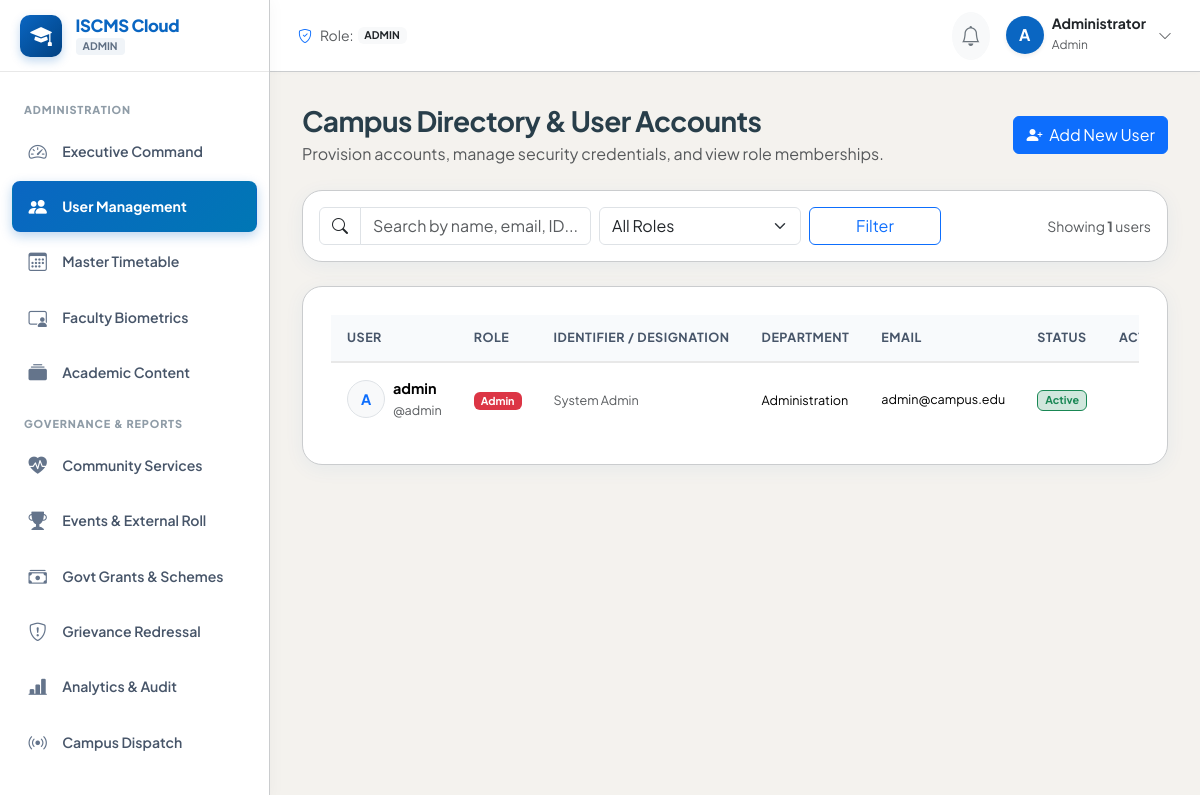
The page /admin/users.php (signed in) on the database its author committed.
### tables this page shows
CREATE TABLE `users` (
  `id` INT AUTO_INCREMENT PRIMARY KEY,
  `username` VARCHAR(50) NOT NULL UNIQUE,
  `email` VARCHAR(100) NOT NULL UNIQUE,
  `password` VARCHAR(255) NOT NULL,
  `role` ENUM('admin', 'faculty', 'student') NOT NULL,
  `avatar` VARCHAR(255) DEFAULT 'default-avatar.png',
  `status` ENUM('active', 'inactive', 'suspended') DEFAULT 'active',
  `created_at` TIMESTAMP DEFAULT CURRENT_TIMESTAMP
);

### config/config.php (called while the page is built, shortened)
<?php
function e($string) {
    return htmlspecialchars($string ?? '', ENT_QUOTES, 'UTF-8');
}
function current_role() {
    return $_SESSION['role'] ?? null;
}

### admin/users.php (the view, shortened to what this page needs)
<?php
require_once __DIR__ . '/../config/config.php';
$role_filter = $_GET['role'] ?? 'all';
$search = trim($_GET['search'] ?? '');
$sql = "
    SELECT u.*,
           s.roll_no, s.full_name as student_name, s.department as student_dept, s.phone as student_phone,
           f.employee_id, f.full_name as faculty_name, f.department as faculty_dept, f.designation, f.phone as faculty_phone
    FROM users u
    LEFT JOIN students s ON u.id = s.user_id
    LEFT JOIN faculty f ON u.id = f.user_id
    WHERE 1=1
";
$params = [];
$sql .= " ORDER BY u.created_at DESC";
$stmt = $pdo->prepare($sql);
$stmt->execute($params);
$users = $stmt->fetchAll();
include __DIR__ . '/../includes/header.php';
include __DIR__ . '/../includes/sidebar.php';
?>
<main class="app-main">
  <?php include __DIR__ . '/../includes/navbar.php'; ?>
  <div class="app-content">
    <div class="d-flex justify-content-between align-items-center mb-4">
      <div>
        <h2 class="h3 fw-bold mb-1" style="color: var(--text-slate);">Campus Directory & User Accounts</h2>
        <p class="text-muted mb-0">Provision accounts, manage security credentials, and view role memberships.</p>
      </div>
      <button class="btn btn-primary" data-bs-toggle="modal" data-bs-target="#createUserModal">
        <i class="bi bi-person-plus-fill me-1"></i> Add New User
      </button>
    </div>
    <div class="bento-card mb-4 p-3">
      <form method="GET" class="row g-2 align-items-center">
        <div class="col-md-4">
          <div class="input-group">
            <span class="input-group-text bg-white"><i class="bi bi-search"></i></span>
            <input type="text" name="search" class="form-control" placeholder="Search by name, email, ID..." value="<?= e($search) ?>">
          </div>
        </div>
        <div class="col-md-3">
          <select name="role" class="form-select" onchange="this.form.submit()">
            <option value="all" <?= $role_filter === 'all' ? 'selected' : '' ?>>All Roles</option>
          </select>
        </div>
        <div class="col-md-2">
          <button type="submit" class="btn btn-outline-primary w-100">Filter</button>
        </div>
        <div class="col-md-3 text-end">
          <span class="text-muted small">Showing <strong><?= count($users) ?></strong> users</span>
        </div>
      </form>
    </div>
    <div class="bento-card">
      <div class="table-responsive">
        <table class="table table-hover align-middle mb-0">
          <thead class="table-light small">
            <tr>
              <th>User</th>
              <th>Role</th>
              <th>Identifier / Designation</th>
              <th>Department</th>
              <th>Email</th>
              <th>Status</th>
              <th class="text-end">Action</th>
            </tr>
          </thead>
          <tbody>
            <?php if (empty($users)): ?>
              <tr><td colspan="7" class="text-center py-4 text-muted">No users matched your search criteria.</td></tr>
            <?php else: ?>
              <?php foreach ($users as $u): ?>
                <?php
                  $display_name = $u['student_name'] ?? $u['faculty_name'] ?? $u['username'];
                  $dept = $u['student_dept'] ?? $u['faculty_dept'] ?? 'Administration';
                ?>
                <tr>
                  <td>
                    <div class="d-flex align-items-center">
                      <div class="rounded-circle bg-light border p-2 text-primary fw-bold me-2 text-center" style="width: 38px; height: 38px; line-height: 20px;">
                        <?= strtoupper(substr($display_name, 0, 1)) ?>
                      </div>
                      <div>
                        <div class="fw-bold"><?= e($display_name) ?></div>
                        <small class="text-muted">@<?= e($u['username']) ?></small>
                      </div>
                    </div>
                  </td>
                  <td>
                    <span class="badge <?= $u['role'] === 'admin' ? 'bg-danger' : ($u['role'] === 'faculty' ? 'bg-primary' : 'bg-success') ?>">
                      <?= ucfirst($u['role']) ?>
                    </span>
                  </td>
                  <td>
                    <?php if ($u['role'] === 'student'): ?>
                      <code><?= e($u['roll_no'] ?? 'N/A') ?></code>
                    <?php elseif ($u['role'] === 'faculty'): ?>
                      <code><?= e($u['employee_id'] ?? 'N/A') ?></code>
                      <small class="text-muted d-block"><?= e($u['designation'] ?? '') ?></small>
                    <?php else: ?>
                      <span class="text-muted small">System Admin</span>
                    <?php endif; ?>
                  </td>
                  <td><span class="small"><?= e($dept) ?></span></td>
                  <td><div class="small"><?= e($u['email']) ?></div></td>
                  <td>
                    <?php if ($u['status'] === 'active'): ?>
                      <span class="badge bg-success-subtle text-success border border-success">Active</span>
                    <?php else: ?>
                      <span class="badge bg-danger-subtle text-danger border border-danger">Inactive</span>
                    <?php endif; ?>
                  </td>
                  <td class="text-end">
                  </td>
                </tr>
              <?php endforeach; ?>
            <?php endif; ?>
          </tbody>
        </table>
      </div>
    </div>
  </div>
</main>
<?php include __DIR__ . '/../includes/footer.php'; ?>

### includes/header.php (shortened to what this page needs)
<!DOCTYPE html>
<html lang="en">
<head>
  <link href="https://cdn.jsdelivr.net/npm/bootstrap@5.3.2/dist/css/bootstrap.min.css" rel="stylesheet">
  <link href="https://cdn.jsdelivr.net/npm/bootstrap-icons@1.11.3/font/bootstrap-icons.min.css" rel="stylesheet">
  <link rel="stylesheet" href="<?= BASE_URL ?>/assets/css/bento.css?v=<?= filemtime(__DIR__ . '/../assets/css/bento.css') ?>">
</head>
<body>
<div class="app-layout">

### includes/sidebar.php (shortened to what this page needs)
<?php
$role = current_role();
$current_page = basename($_SERVER['PHP_SELF']);
?>
<aside class="app-sidebar" id="appSidebar">
  <div class="sidebar-header">
    <div class="brand-icon">
      <i class="bi bi-mortarboard-fill"></i>
    </div>
    <div class="brand-text">
      <span class="brand-name">ISCMS Cloud</span>
      <span class="brand-badge text-uppercase"><?= e($role) ?></span>
    </div>
  </div>
  <div class="sidebar-menu">
    <?php if ($role === 'student'): ?>
      <div class="menu-section">Main Menu</div>
      <a href="<?= BASE_URL ?>/student/index.php" class="nav-item <?= $current_page == 'index.php' ? 'active' : '' ?>">
        <i class="bi bi-grid-fill"></i> Dashboard
      </a>
      <a href="<?= BASE_URL ?>/student/classroom.php" class="nav-item <?= $current_page == 'classroom.php' ? 'active' : '' ?>">
        <i class="bi bi-mortarboard"></i> Online Classroom (Q&A)
      </a>
      <a href="<?= BASE_URL ?>/student/attendance.php" class="nav-item <?= $current_page == 'attendance.php' ? 'active' : '' ?>">
        <i class="bi bi-calendar-check"></i> Attendance Tracker
      </a>
      <a href="<?= BASE_URL ?>/student/timetable.php" class="nav-item <?= $current_page == 'timetable.php' ? 'active' : '' ?>">
        <i class="bi bi-clock-history"></i> Class Timetable
      </a>
      <a href="<?= BASE_URL ?>/student/materials.php" class="nav-item <?= $current_page == 'materials.php' ? 'active' : '' ?>">
        <i class="bi bi-journal-bookmark-fill"></i> Study Materials
      </a>
      <a href="<?= BASE_URL ?>/student/faculty.php" class="nav-item <?= $current_page == 'faculty.php' ? 'active' : '' ?>">
        <i class="bi bi-people-fill"></i> Faculty Directory
      </a>
      <div class="menu-section">Campus Life & Aid</div>
      <a href="<?= BASE_URL ?>/student/community.php" class="nav-item <?= $current_page == 'community.php' ? 'active' : '' ?>">
        <i class="bi bi-heart-pulse-fill"></i> Community Service
      </a>
      <a href="<?= BASE_URL ?>/student/events.php" class="nav-item <?= $current_page == 'events.php' ? 'active' : '' ?>">
        <i class="bi bi-trophy-fill"></i> Events & Accolades
      </a>
      <a href="<?= BASE_URL ?>/student/scholarships.php" class="nav-item <?= $current_page == 'scholarships.php' ? 'active' : '' ?>">
        <i class="bi bi-award-fill"></i> Scholarships & Grants
      </a>
      <a href="<?= BASE_URL ?>/student/complaints.php" class="nav-item <?= $current_page == 'complaints.php' ? 'active' : '' ?>">
        <i class="bi bi-chat-left-dots-fill"></i> Grievance Desk
      </a>
    <?php elseif ($role === 'admin'): ?>
      <div class="menu-section">Administration</div>
      <a href="<?= BASE_URL ?>/admin/index.php" class="nav-item <?= $current_page == 'index.php' ? 'active' : '' ?>">
        <i class="bi bi-speedometer2"></i> Executive Command
      </a>
      <a href="<?= BASE_URL ?>/admin/users.php" class="nav-item <?= $current_page == 'users.php' ? 'active' : '' ?>">
        <i class="bi bi-people-fill"></i> User Management
      </a>
      <a href="<?= BASE_URL ?>/admin/timetable.php" class="nav-item <?= $current_page == 'timetable.php' ? 'active' : '' ?>">
        <i class="bi bi-calendar3"></i> Master Timetable
      </a>
      <a href="<?= BASE_URL ?>/admin/faculty.php" class="nav-item <?= $current_page == 'faculty.php' ? 'active' : '' ?>">
        <i class="bi bi-person-video3"></i> Faculty Biometrics
      </a>
      <a href="<?= BASE_URL ?>/admin/materials.php" class="nav-item <?= $current_page == 'materials.php' ? 'active' : '' ?>">
        <i class="bi bi-collection-fill"></i> Academic Content
      </a>
      <div class="menu-section">Governance & Reports</div>
      <a href="<?= BASE_URL ?>/admin/community.php" class="nav-item <?= $current_page == 'community.php' ? 'active' : '' ?>">
        <i class="bi bi-heart-pulse-fill"></i> Community Services
      </a>
      <a href="<?= BASE_URL ?>/admin/events.php" class="nav-item <?= $current_page == 'events.php' ? 'active' : '' ?>">
        <i class="bi bi-trophy-fill"></i> Events & External Roll
      </a>
      <a href="<?= BASE_URL ?>/admin/scholarships.php" class="nav-item <?= $current_page == 'scholarships.php' ? 'active' : '' ?>">
        <i class="bi bi-cash-stack"></i> Govt Grants & Schemes
      </a>
      <a href="<?= BASE_URL ?>/admin/complaints.php" class="nav-item <?= $current_page == 'complaints.php' ? 'active' : '' ?>">
        <i class="bi bi-shield-exclamation"></i> Grievance Redressal
      </a>
      <a href="<?= BASE_URL ?>/admin/reports.php" class="nav-item <?= $current_page == 'reports.php' ? 'active' : '' ?>">
        <i class="bi bi-bar-chart-line-fill"></i> Analytics & Audit
      </a>
      <a href="<?= BASE_URL ?>/admin/notifications.php" class="nav-item <?= $current_page == 'notifications.php' ? 'active' : '' ?>">
        <i class="bi bi-broadcast"></i> Campus Dispatch
      </a>
    <?php endif; ?>
  </div>
</aside>

### includes/navbar.php (shortened to what this page needs)
<?php
$role = current_role();
$user_display_name = $_SESSION['full_name'] ?? $_SESSION['username'] ?? 'User';
?>
<header class="app-navbar">
  <div class="d-flex align-items-center gap-3">
    <div class="d-none d-md-flex align-items-center text-muted small">
      <i class="bi bi-shield-check text-primary me-2"></i> Role: <span class="badge bg-light text-dark ms-1 text-uppercase fw-bold"><?= e($role) ?></span>
    </div>
  </div>
  <div class="d-flex align-items-center gap-3">
    <?php
      $notif_url = BASE_URL . '/' . $role . '/notifications.php';
    ?>
    <a href="<?= $notif_url ?>" class="position-relative btn btn-light rounded-circle p-2 text-secondary" title="Notifications">
      <i class="bi bi-bell fs-5"></i>
    </a>
    <div class="dropdown">
      <div class="d-flex align-items-center gap-2" role="button" data-bs-toggle="dropdown">
        <div class="rounded-circle d-flex align-items-center justify-content-center fw-bold text-white shadow-sm" style="width: 38px; height: 38px; background: var(--brand-primary);">
          <?= strtoupper(substr($user_display_name, 0, 1)) ?>
        </div>
        <div class="d-none d-sm-block text-start">
          <div class="fw-bold text-dark lh-1" style="font-size: 0.88rem;"><?= e($user_display_name) ?></div>
          <small class="text-muted" style="font-size: 0.75rem;"><?= ucfirst(e($role)) ?></small>
        </div>
        <i class="bi bi-chevron-down text-muted small ms-1"></i>
      </div>
    </div>
  </div>
</header>

### includes/footer.php (shortened to what this page needs)
      </div>
</body>
</html>

### rows shown on the page
users: display_name "A", username "admin", role "Admin", shows "System Admin", dept "Administration", email "admin@campus.edu", status "Active"

### other values the page prints
$role "ADMIN"
substr($user_display_name, 0, 1) "A"
$user_display_name "Administrator"
$role "Admin"
count($users) "1"
